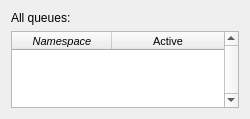
<?xml version="1.0" encoding="UTF-8"?>
<ui version="4.0">
 <class>Frame</class>
 <widget class="QFrame" name="Frame">
  <property name="geometry">
   <rect>
    <x>0</x>
    <y>0</y>
    <width>250</width>
    <height>119</height>
   </rect>
  </property>
  <property name="sizePolicy">
   <sizepolicy hsizetype="Expanding" vsizetype="Expanding">
    <horstretch>0</horstretch>
    <verstretch>0</verstretch>
   </sizepolicy>
  </property>
  <property name="minimumSize">
   <size>
    <width>250</width>
    <height>0</height>
   </size>
  </property>
  <property name="maximumSize">
   <size>
    <width>16777215</width>
    <height>16777215</height>
   </size>
  </property>
  <property name="windowTitle">
   <string>Frame</string>
  </property>
  <property name="frameShape">
   <enum>QFrame::NoFrame</enum>
  </property>
  <property name="frameShadow">
   <enum>QFrame::Plain</enum>
  </property>
  <layout class="QGridLayout" name="gridLayout">
   <item row="1" column="0">
    <widget class="QTableWidget" name="tableWidget_qAllNamespaces">
     <property name="maximumSize">
      <size>
       <width>16777215</width>
       <height>16777215</height>
      </size>
     </property>
     <property name="font">
      <font>
       <pointsize>8</pointsize>
      </font>
     </property>
     <property name="contextMenuPolicy">
      <enum>Qt::CustomContextMenu</enum>
     </property>
     <property name="verticalScrollBarPolicy">
      <enum>Qt::ScrollBarAlwaysOn</enum>
     </property>
     <property name="editTriggers">
      <set>QAbstractItemView::NoEditTriggers</set>
     </property>
     <property name="showDropIndicator" stdset="0">
      <bool>false</bool>
     </property>
     <property name="dragDropOverwriteMode">
      <bool>false</bool>
     </property>
     <property name="alternatingRowColors">
      <bool>true</bool>
     </property>
     <property name="sortingEnabled">
      <bool>true</bool>
     </property>
     <attribute name="horizontalHeaderCascadingSectionResizes">
      <bool>true</bool>
     </attribute>
     <attribute name="horizontalHeaderShowSortIndicator" stdset="0">
      <bool>true</bool>
     </attribute>
     <attribute name="horizontalHeaderStretchLastSection">
      <bool>true</bool>
     </attribute>
     <attribute name="verticalHeaderCascadingSectionResizes">
      <bool>true</bool>
     </attribute>
     <attribute name="verticalHeaderShowSortIndicator" stdset="0">
      <bool>true</bool>
     </attribute>
     <attribute name="verticalHeaderStretchLastSection">
      <bool>true</bool>
     </attribute>
     <column>
      <property name="text">
       <string>Namespace</string>
      </property>
      <property name="font">
       <font>
        <italic>true</italic>
       </font>
      </property>
     </column>
     <column>
      <property name="text">
       <string>Active</string>
      </property>
     </column>
    </widget>
   </item>
   <item row="0" column="0">
    <widget class="QLabel" name="label_allQueues">
     <property name="text">
      <string>All queues:</string>
     </property>
    </widget>
   </item>
  </layout>
 </widget>
 <resources/>
 <connections/>
</ui>
